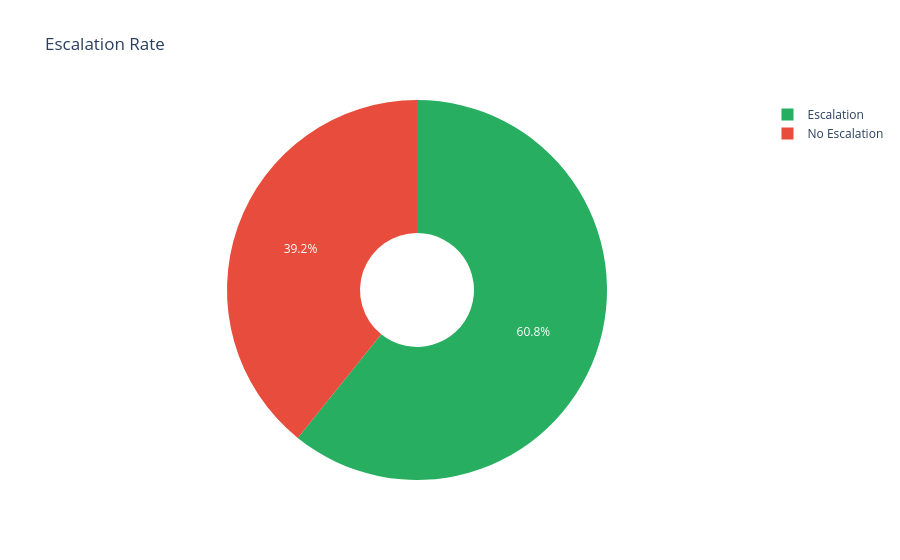

Notebook code for this chart:
### Code cell
# Plot a: Escalation rate overall
esc = df['escalation_flag'].value_counts().reset_index(); esc.columns=['flag','count']
esc['label'] = esc['flag'].map({0:'No Escalation',1:'Escalation'})
fig = px.pie(esc, values='count', names='label', hole=0.3,
             color_discrete_sequence=[SAFE, RISK], template=TEMPLATE, title='Escalation Rate')
fig.show()

### Figure 1 — Plotly figure (JSON) as saved in the notebook; plotly's stock layout.template omitted (floating-point values rounded to 4 significant figures)
{"data": [{"domain": {"x": [0.0, 1.0], "y": [0.0, 1.0]}, "hole": 0.3, "hovertemplate": "label=%{label}<br>count=%{value}<extra></extra>", "labels": ["Escalation", "No Escalation"], "legendgroup": "", "name": "", "showlegend": true, "type": "pie", "values": [304, 196]}], "layout": {"legend": {"tracegroupgap": 0}, "piecolorway": ["#27AE60", "#E74C3C"], "title": {"text": "Escalation Rate"}}}
